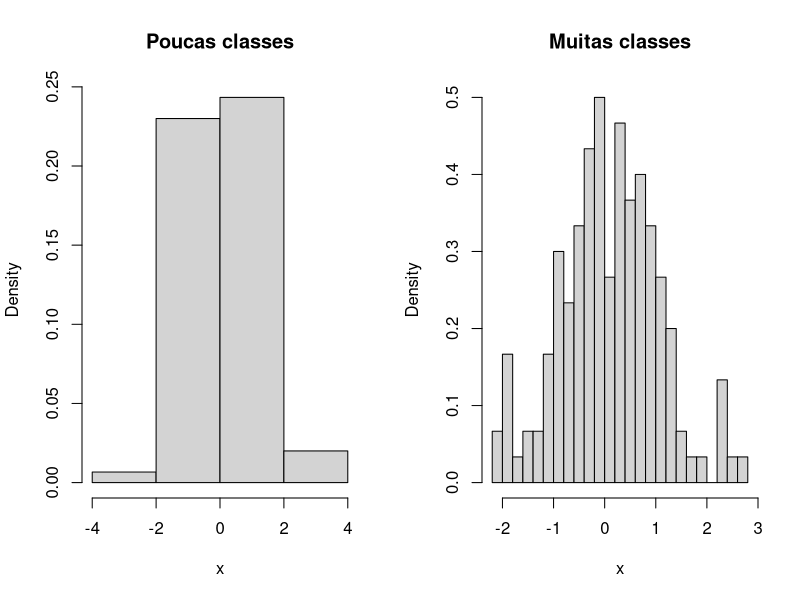
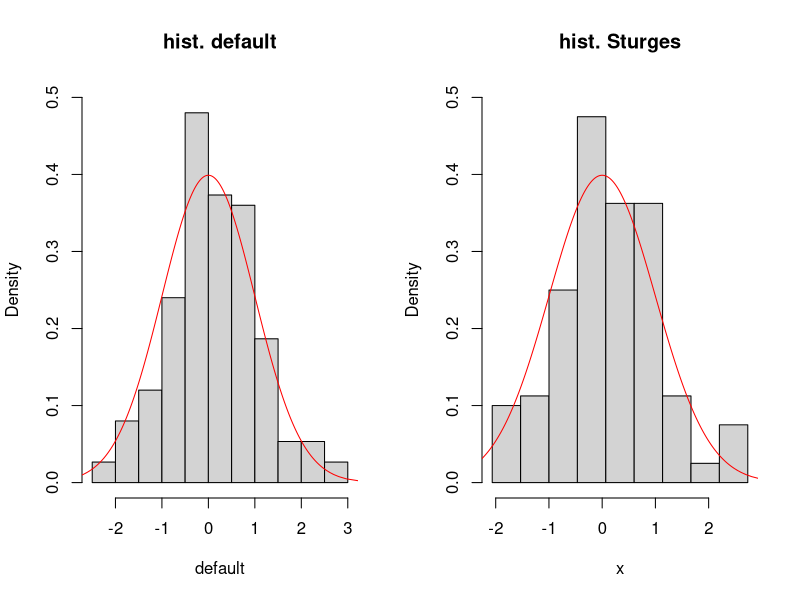
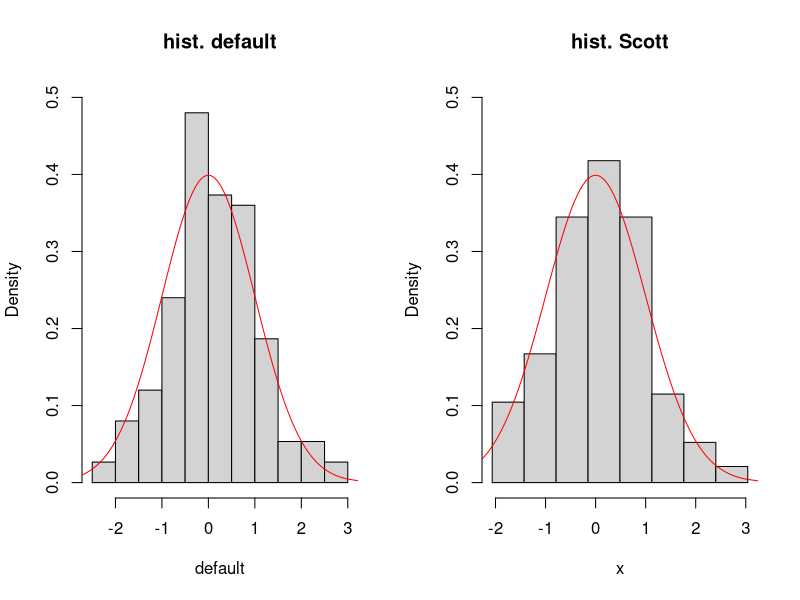
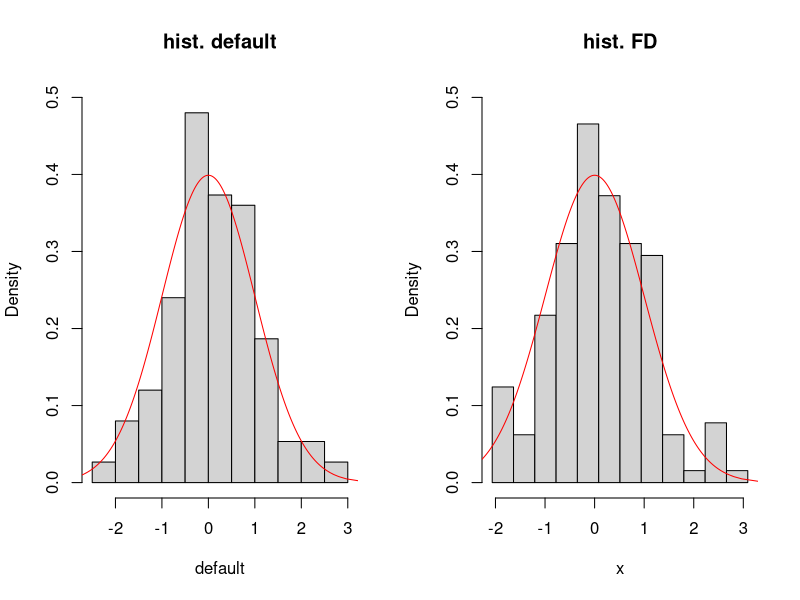

The R source for these figures, in order:
## ---- chunk 1
knitr::opts_chunk$set(echo = TRUE)
## ---- chunk 2
set.seed(2023)
n <- 150
x <- rnorm(n)

par(mfrow=c(1, 2))

hist(x, breaks = 2, freq = FALSE, main = "Poucas classes")

hist_sturges <- hist(x, breaks = 30, freq = FALSE, main = "Muitas classes")

## ---- chunk 3
set.seed(2023)
n <- 150
x <- rnorm(n)
nclasses <- ceiling(1 + log2(n)) #quantidade de classes
larg <- diff(range(x) / nclasses) #largura das classes
breaks <- min(x) + larg * 0:nclasses # limites das classes

par(mfrow=c(1, 2))

h.default <- hist(x, freq = FALSE, xlab = "default", main = "hist. default", ylim=c(0,0.5))
z <- qnorm(ppoints(1000))
lines(z, dnorm(z), col="red")

hist_sturges <- hist(x, breaks = breaks, freq = FALSE, main = "hist. Sturges", ylim=c(0,0.5))
lines(z, dnorm(z), col="red")


print("Detalhes do histograma Sturges")

cat("largura= ", larg, "\n")

cat("limite dos intervalos","\n", breaks, "\n")


## ---- chunk 4
set.seed(2023)
n <- 150
x <- rnorm(n)
larg=3.49*sd(x)*n^(-1/3)
min_=min(x)
max_=max(x)
nclasses <- ceiling((max_-min_)/larg) #quantidade de classes
breaks <- min_ + larg * 0:nclasses # limites das classes

par(mfrow=c(1, 2))


h.default <- hist(x, freq = FALSE, xlab = "default", main = "hist. default", ylim=c(0,0.5))
z <- qnorm(ppoints(1000))
lines(z, dnorm(z), col="red")

hist_scott <- hist(x, breaks = breaks, freq = FALSE, main = "hist. Scott", ylim=c(0,0.5))
lines(z, dnorm(z), col="red")

print("Detalhes do histograma Scott")

cat("largura= ", larg, "\n")

cat("limite dos intervalos","\n", breaks, "\n")


## ---- chunk 5
set.seed(2023)
n <- 150
x <- rnorm(n)
Q1 <- quantile(x, probs = 0.25)
Q3 <- quantile(x, probs = 0.75)
larg=2*(Q3-Q1)*n^(-1/3)
min_=min(x)
max_=max(x)
nclasses <- ceiling((max_-min_)/larg) #quantidade de classes
breaks <- min_ + larg * 0:nclasses # limites das classes

par(mfrow=c(1, 2))

h.default <- hist(x, freq = FALSE, xlab = "default", main = "hist. default", ylim=c(0,0.5))
z <- qnorm(ppoints(1000))
lines(z, dnorm(z), col="red")

hist_fd <- hist(x, breaks = breaks, freq = FALSE, main = "hist. FD", ylim=c(0,0.5))
lines(z, dnorm(z), col="red")

print("Detalhes do histograma FD")

cat("largura= ", larg, "\n")

cat("limite dos intervalos","\n", breaks, "\n")


